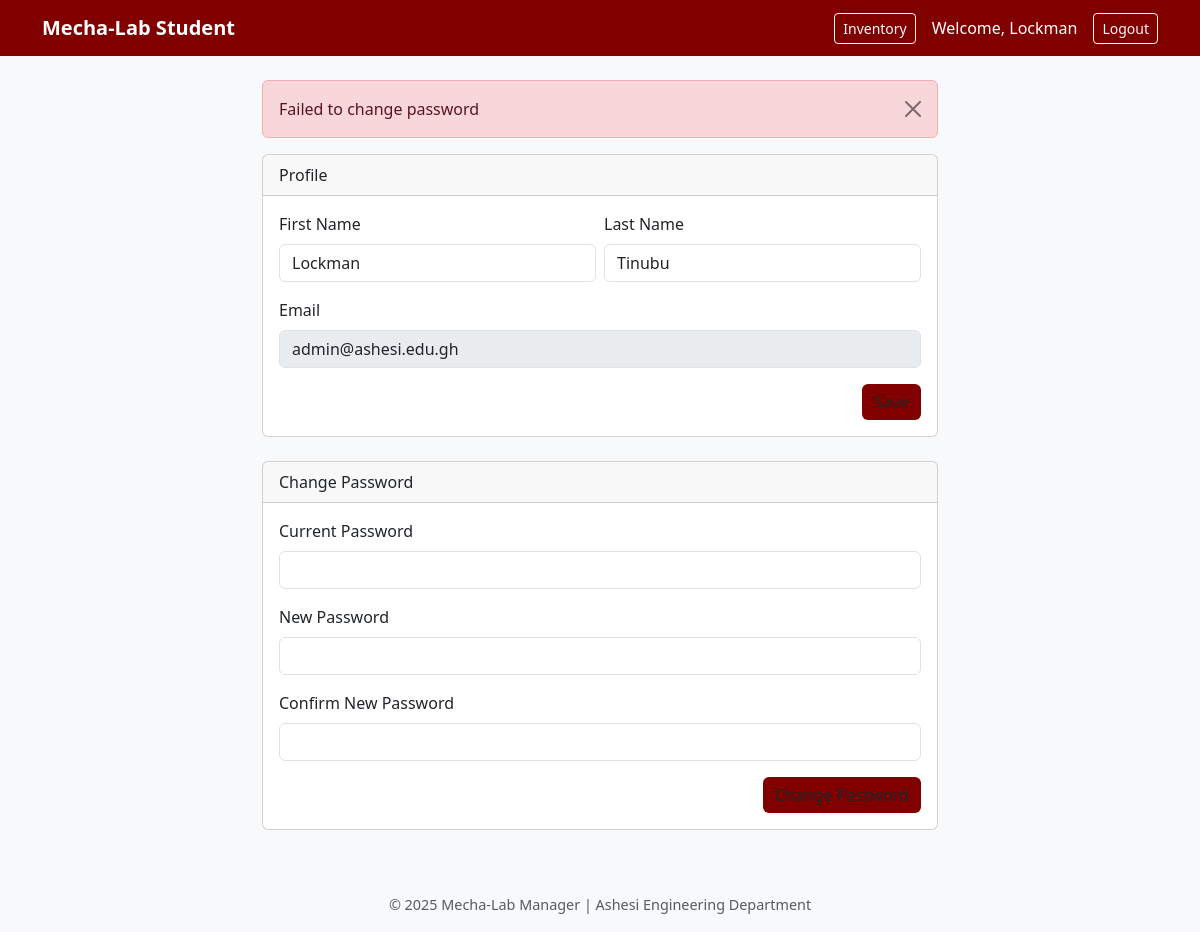
The app's page /view/profile.php?msg=pw_failed (signed in) with its own data.
### tables this page shows
CREATE TABLE `users` (
  `user_id` int(11) NOT NULL,
  `fname` varchar(50) NOT NULL,
  `lname` varchar(50) NOT NULL,
  `email` varchar(100) NOT NULL,
  `password` varchar(255) NOT NULL,
  `role` enum('Admin','Student') DEFAULT 'Student',
  `created_at` timestamp NOT NULL DEFAULT current_timestamp(),
  `strikes` int(11) DEFAULT 0,
  `fines` decimal(10,2) DEFAULT 0.00
);

### view/profile.php (the view, shortened to what this page needs)
<?php
include "../settings/connection.php";
$userId = $_SESSION['user_id'];
$res = $conn->query("SELECT fname, lname, email FROM users WHERE user_id = $userId");
$user = $res ? $res->fetch_assoc() : null;
?>
<?php include 'header.php'; ?>
<nav class="navbar navbar-expand-lg navbar-dark mb-4" style="background-color: #800000;">
    <div class="container">
        <a class="navbar-brand fw-bold" href="dashboard.php">Mecha-Lab Student</a>
        <div class="d-flex text-white align-items-center">
            <a href="dashboard.php" class="btn btn-outline-light btn-sm me-3">Inventory</a>
            <span class="me-3">Welcome, <?php echo $_SESSION['fname']; ?></span>
            <a href="../actions/logout.php" class="btn btn-outline-light btn-sm">Logout</a>
        </div>
    </div>
    </nav>
<div class="container" style="max-width:700px;">
    <?php
        if (isset($_GET['msg'])) {
            $map = [
                'profile_updated' => ['class' => 'success', 'text' => 'Profile updated'],
                'profile_failed' => ['class' => 'danger', 'text' => 'Failed to update profile'],
                'pw_mismatch' => ['class' => 'warning', 'text' => 'New passwords do not match'],
                'pw_incorrect' => ['class' => 'danger', 'text' => 'Current password incorrect'],
                'pw_changed' => ['class' => 'success', 'text' => 'Password changed'],
                'pw_failed' => ['class' => 'danger', 'text' => 'Failed to change password']
            ];
            $key = $_GET['msg'];
            if (isset($map[$key])) {
                echo '<div class="alert alert-' . $map[$key]['class'] . ' alert-dismissible fade show mt-2" role="alert">' .
                     $map[$key]['text'] .
                     '<button type="button" class="btn-close" data-bs-dismiss="alert" aria-label="Close"></button></div>';
            }
        }
    ?>
    <div class="card mb-4">
        <div class="card-header">Profile</div>
        <div class="card-body">
            <form action="../actions/update_profile.php" method="POST">
                <div class="row g-2">
                    <div class="col-md-6">
                        <label class="form-label">First Name</label>
                        <input type="text" name="fname" class="form-control" value="<?php echo htmlspecialchars($user['fname']); ?>" required>
                    </div>
                    <div class="col-md-6">
                        <label class="form-label">Last Name</label>
                        <input type="text" name="lname" class="form-control" value="<?php echo htmlspecialchars($user['lname']); ?>" required>
                    </div>
                </div>
                <div class="mt-3">
                    <label class="form-label">Email</label>
                    <input type="email" class="form-control" value="<?php echo htmlspecialchars($user['email']); ?>" disabled>
                </div>
                <div class="mt-3 d-flex justify-content-end">
                    <button class="btn btn-primary-custom" type="submit" name="update_profile_btn">Save</button>
                </div>
            </form>
        </div>
    </div>
    <div class="card">
        <div class="card-header">Change Password</div>
        <div class="card-body">
            <form action="../actions/change_password.php" method="POST">
                <div class="mb-3">
                    <label class="form-label">Current Password</label>
                    <input type="password" name="current_password" class="form-control" required>
                </div>
                <div class="mb-3">
                    <label class="form-label">New Password</label>
                    <input type="password" name="new_password" class="form-control" required>
                </div>
                <div class="mb-3">
                    <label class="form-label">Confirm New Password</label>
                    <input type="password" name="confirm_password" class="form-control" required>
                </div>
                <div class="d-flex justify-content-end">
                    <button class="btn btn-primary-custom" type="submit" name="change_password_btn">Change Password</button>
                </div>
            </form>
        </div>
    </div>
</div>
<?php include 'footer.php'; ?>

### assets/css/style.css (style rules this page uses)
:root { --ashesi-maroon: #800000; --tech-blue: #0d6efd; }
body { font-family: 'Segoe UI', Tahoma, Geneva, Verdana, sans-serif; }
.btn-primary-custom { background-color: var(--ashesi-maroon); border: none; }

### records on screen
users: fname "Lockman", lname "Tinubu", email "admin@ashesi.edu.gh"

### other values on screen
$_SESSION['fname'] "Lockman"
$map[$key]['text'] "Failed to change password"
